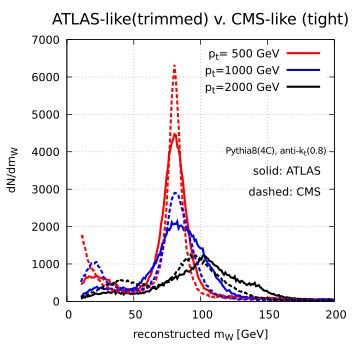

This chart was generated by the following gnuplot code:
# plot of the mass distribution at detector level
#
# We do it for one detecror model at a time and one type of grooming
# at a time (and overimpose different pt's

reset
set term pdfcairo enhanced size 9cm,9cm
set colors classic
set out 'mass-detector.pdf'

call 'defaults.gp'

R=default_R

set xlabel 'reconstructed m_W [GeV]'
set xrange [0:200]

set ylabel 'dN/dm_W'

set grid dt 3 lw 1

set label 102 '{/*0.8 Pythia8(4C), anti-k_t('.R.')}' right at graph 0.97,0.58

set key spacing 1.3

set style line 1 dt 2 lc rgb "#ff0000" lw 2
set style line 2 dt 1 lc rgb "#ff0000" lw 2
set style line 3 dt 2 lc rgb "#00dd00" lw 2
set style line 4 dt 1 lc rgb "#00dd00" lw 2
set style line 5 dt 2 lc rgb "#0000ff" lw 2
set style line 6 dt 1 lc rgb "#0000ff" lw 2
set style line 7 dt 2 lc rgb "#000000" lw 2
set style line 8 dt 1 lc rgb "#000000" lw 2

m(lev,pt,mtype)=sprintf('< ../scripts/histogram.sh ../res/lhc14-WW%s-pythia84C-%s-R%s.ntuple.gz m_%s 10.0 200 1.0',pt,lev,R,mtype)

#------------------------------------------------------------------------
# ATLAS v CMS
set title '{/*1.4 ATLAS-like(trimmed) v. CMS-like (tight)}'

set label 1 'solid: ATLAS' right at graph 0.95,0.5
set label 2 'dashed: CMS'  right at graph 0.95,0.42

plot m('ATLAS',  '500', 'trim' ) u 2:4 w l dt 1     lc 1 lw 3 t 'p_t= 500 GeV',\
     m('ATLAS', '1000', 'trim' ) u 2:4 w l dt 1     lc 3 lw 3 t 'p_t=1000 GeV',\
     m('ATLAS', '2000', 'trim' ) u 2:4 w l dt 1     lc 7 lw 3 t 'p_t=2000 GeV',\
     m('CMS',    '500', 'tight') u 2:4 w l dt (7,4) lc 1 lw 3 not,\
     m('CMS',   '1000', 'tight') u 2:4 w l dt (7,4) lc 3 lw 3 not,\
     m('CMS',   '2000', 'tight') u 2:4 w l dt (7,4) lc 7 lw 3 not


#------------------------------------------------------------------------
# ATLAS
set title '{/*1.4 ATLAS-like}'

set label 1 'solid: ATLAS'      right at graph 0.95,0.5
set label 2 'dashed: particle'  right at graph 0.95,0.42

plot m('truth',  '500', 'trim') u 2:4 w l dt (7,4) lc 1 lw 3 not,\
     m('truth', '1000', 'trim') u 2:4 w l dt (7,4) lc 3 lw 3 not,\
     m('truth', '2000', 'trim') u 2:4 w l dt (7,4) lc 7 lw 3 not,\
     m('ATLAS',  '500', 'trim') u 2:4 w l dt 1     lc 1 lw 3 t 'p_t= 500 GeV',\
     m('ATLAS', '1000', 'trim') u 2:4 w l dt 1     lc 3 lw 3 t 'p_t=1000 GeV',\
     m('ATLAS', '2000', 'trim') u 2:4 w l dt 1     lc 7 lw 3 t 'p_t=2000 GeV'

#------------------------------------------------------------------------
# CMS
set title '{/*1.4 CMS-like}'

set label 1 'solid: CMS'      right at graph 0.95,0.5
set label 2 'dashed: particle'  right at graph 0.95,0.42

plot m('truth',  '500', 'tight') u 2:4 w l dt (7,4) lc 1 lw 3 not,\
     m('truth', '1000', 'tight') u 2:4 w l dt (7,4) lc 3 lw 3 not,\
     m('truth', '2000', 'tight') u 2:4 w l dt (7,4) lc 7 lw 3 not,\
     m('CMS',    '500', 'tight') u 2:4 w l dt 1     lc 1 lw 3 t 'p_t= 500 GeV',\
     m('CMS',   '1000', 'tight') u 2:4 w l dt 1     lc 3 lw 3 t 'p_t=1000 GeV',\
     m('CMS',   '2000', 'tight') u 2:4 w l dt 1     lc 7 lw 3 t 'p_t=2000 GeV'



set out
